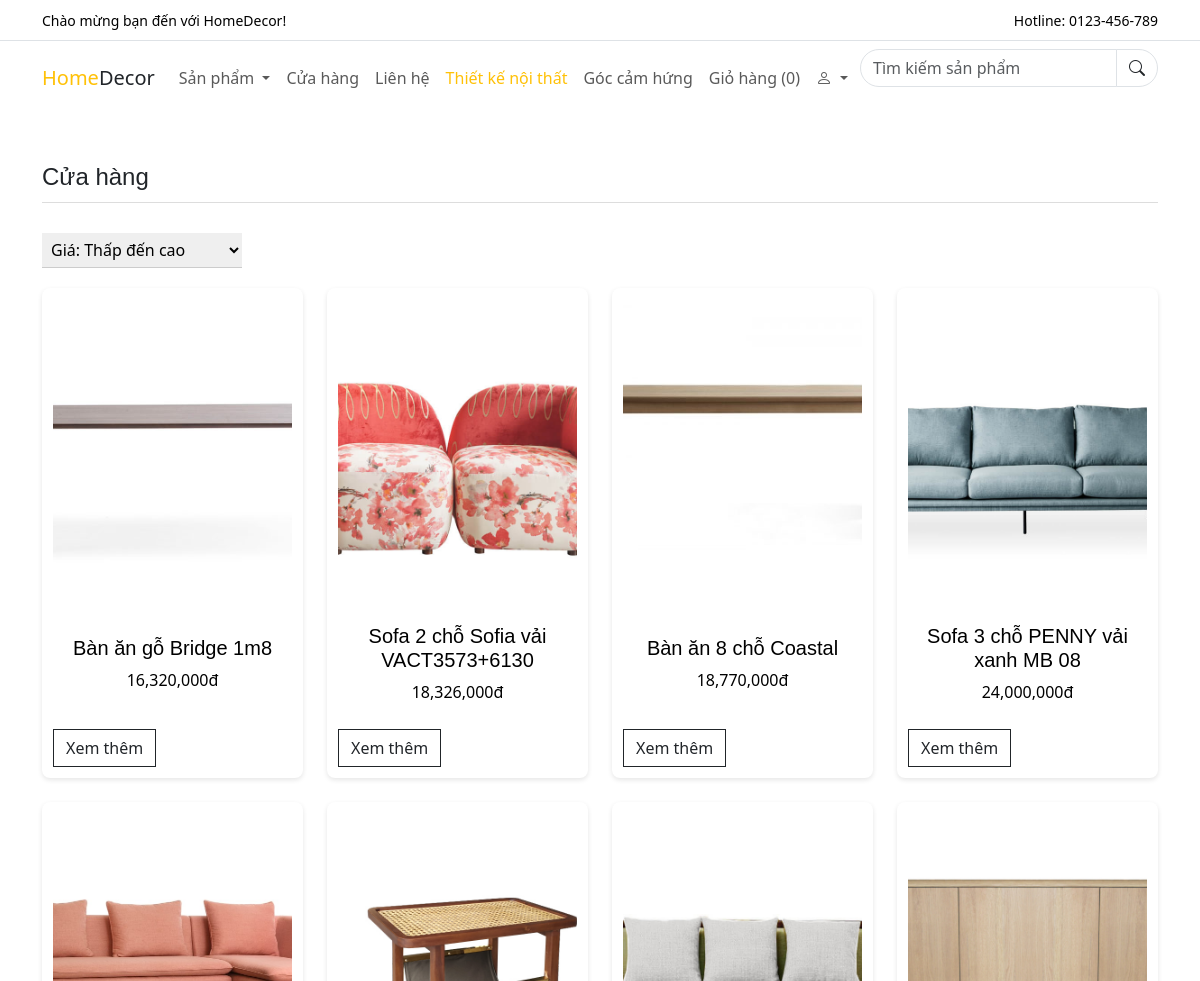
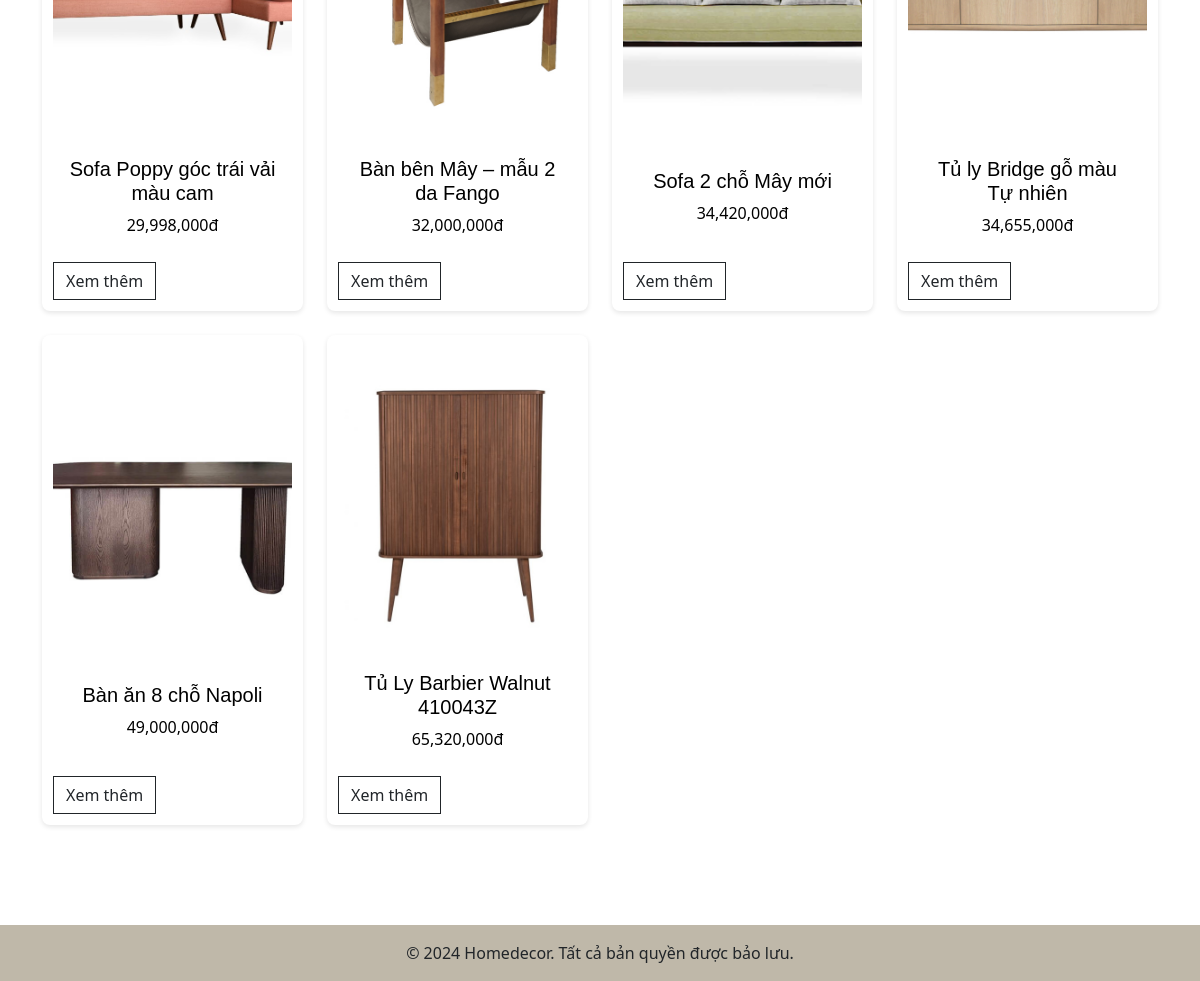
The app's page /?ctl=shop with its own data (2 pictures, top to bottom).
### tables this page shows
CREATE TABLE `products` (
  `id` int(11) NOT NULL,
  `name` varchar(255) NOT NULL,
  `image` varchar(255) DEFAULT NULL,
  `price` decimal(10,2) NOT NULL,
  `quantity` int(11) NOT NULL DEFAULT 1,
  `description` varchar(255) DEFAULT NULL,
  `content` text DEFAULT NULL,
  `status` tinyint(4) NOT NULL DEFAULT 1 COMMENT 'status: trang thai kinh doanh, 1: dang ky, 0: ngung kinh doanh',
  `category_id` int(11) DEFAULT NULL
);

### controllers/ProductController.php (called while the page is built, shortened)
<?php
 class ProductController{
public function showAllProducts() {
  $sort = $_GET['sort'] ?? 'price';
  $order = $_GET['order'] ?? 'ASC';
  $products = (new Product)->showAllProducts($sort, $order);
  $title = "Cửa hàng";
  return view('clients.products.all', compact('products', 'title', 'categories', 'sort', 'order'));
}
}

### index.php (called while the page is built, shortened)
<?php
require_once __DIR__ ."/models/BaseModel.php";
require_once __DIR__ ."/models/Product.php";
require_once __DIR__ ."/controllers/ProductController.php";
$ctl=$_GET['ctl']??'';
match ($ctl){
    ''=>(new HomeCotroller)->index(),
    'category' => (new ProductController)->list(),
    'details' => (new ProductController)->show(),
    'shop'=> (new ProductController)->showAllProducts(),
    'search' => (new ProductController)->searchs(),
    'add-cart'=>(new CartController)->addToCart(),
    'view-cart'=>(new CartController)->viewCart(),
    'delete-cart'=>(new CartController)->deleteProductInCart(),
    'update-cart'=>(new CartController)->updateCart(),
    'view-checkout'=>(new CartController)->viewCheckout(),
    'checkout'=>(new CartController)->checkOut(),
    'success'=>(new CartController)->success(),
    'register'=>(new AuthController)->register(),
    'login'=>(new AuthController)->login(),
    'logout'=>(new AuthController)->logout(),
    'list-order'=>(new OrderController)->showOrderUser(),
    'order-detail-users'=>(new OrderController)->detailOrderUser(),
};

### models/Product.php (called while the page is built, shortened)
<?php
class Product extends BaseModel{
    public function showAllProducts($sort = 'price', $order = 'ASC') {
        $orderBy = "ORDER BY price $order";
        $sql = "SELECT p.*, c.cate_name
                FROM products p
                JOIN categories c ON p.category_id = c.id
                $orderBy";
        $stmt = $this->conn->prepare($sql);
        $stmt->execute();
        return $stmt->fetchAll(PDO::FETCH_ASSOC);
    }
}

### models/BaseModel.php (called while the page is built, shortened)
<?php
class BaseModel {
    public function __construct() {
        try{
$this->conn= new PDO("mysql:host=". HOST ."; dbname=" . DBNAME . "; charset=utf8; port=" .
PORT, USERNAME, PASSWORD);
        } catch(PDOException $e) {
echo "Lỗi kết nối cơ sở dữ liệu:" . $e->getMessage();
        }
    }
}

### views/clients/products/all.php (the view, shortened to what this page needs)
<?php include_once ROOT_DIR . "views/clients/header.php" ?>
<div class="container mt-5">
    <h2><?= $title ?></h2>
    <form method="GET" action="">
    <select name="order" onchange="this.form.submit()">
        <option value="ASC" <?= $order === 'ASC' ? 'selected' : '' ?>>Giá: Thấp đến cao</option>
    </select>
</form>
    <div class="row g-4">
        <?php foreach ($products as $product): ?>
            <div class="col-md-3">
    <div class="product-box">
        <img src="<?= ROOT_URL . '/productimages/' .  $product['image']?>" alt="Product Image" class="product-img">
        <div class="product-info">
            <a href="<?=ROOT_URL.'?ctl=details&id=' . $product['id']?>" class="product-name">
                <h5><?= $product['name'] ?></h5>
            </a>
            <div>
                <span class="product-price"><?= number_format($product['price'])?>đ</span>
            </div>
        </div>
        <div class="product-buttons d-flex">
    <a class="btn btn-outline-dark " href="<?= ROOT_URL.'?ctl=details&id=' . $product['id'] ?>"  style="border-radius: 0;">Xem thêm</a>
</div>
    </div>
</div>
        <?php endforeach; ?>
    </div>
</div>
<?php include_once ROOT_DIR . "views/clients/footer.php" ?>

### views/template/css/common.css (style rules this page uses)
.product-box { border: 1px solid #ddd; border-radius: 8px; overflow: hidden; box-shadow: 0 2px 5px rgba(0, 0, 0, 0.1); transition: transform 0.3s; background-color: #fff; padding: 10px; box-sizing: border-box; }
.product-img { width: 100%; min-height: 300px; }
.product-info { padding: 15px; }
.product-price { font-size: 18px; font-weight: bold; color: #dc3545; }
.product-buttons { display: flex; justify-content: space-between; gap: 10px; margin-top: 10px; }

### views/clients/products/all.php (style rules this page uses)
.product-box { text-align: center; padding: 10px; transition: border 0.3s ease; border: 1px solid transparent; background-color: #fff; height: 100%; display: flex; flex-direction: column; justify-content: space-between; }
.product-info { margin-top: 10px; }
.product-img { width: 100%; height: auto; max-height: 150px; object-fit: cover; border-radius: 8px; cursor: pointer; }
.product-buttons { margin-top: 10px; }
h2 { font-size: 1.5rem !important; font-weight: lighter !important; margin-top: 20px !important; margin-bottom: 30px !important; border-bottom: 1px solid #ddd; height: 40px !important; font-family: 'Arial', sans-serif !important; }
.product-name { font-size: 1rem; font-weight: lighter; margin: 10px 0; color: black; text-decoration: none; font-family: Arial, sans-serif; }
.product-price { color: black; font-size: 1rem; font-weight: lighter; }
form { margin-bottom: 20px; }
form select { font-size: 1rem; padding: 5px; border: none; border-bottom: 1px solid #ccc; width: 200px; cursor: pointer; transition: border-bottom 0.3s ease; }

### records on screen
products: image (picture), name "Bàn ăn gỗ Bridge 1m8", price "16,320,000"
products: image (picture), name "Sofa 2 chỗ Sofia vải VACT3573+6130", price "18,326,000"
products: image (picture), name "Bàn ăn 8 chỗ Coastal", price "18,770,000"
products: image (picture), name "Sofa 3 chỗ PENNY vải xanh MB 08", price "24,000,000"
products: image (picture), name "Sofa Poppy góc trái vải màu cam", price "29,998,000"
products: image (picture), name "Bàn bên Mây – mẫu 2 da Fango", price "32,000,000"
products: image (picture), name "Sofa 2 chỗ Mây mới", price "34,420,000"
products: image (picture), name "Tủ ly Bridge gỗ màu Tự nhiên", price "34,655,000"
products: image (picture), name "Bàn ăn 8 chỗ Napoli", price "49,000,000"
products: image (picture), name "Tủ Ly Barbier Walnut 410043Z", price "65,320,000"

### other values on screen
$_SESSION['totalQuantity'] "0"
$title "Cửa hàng"
